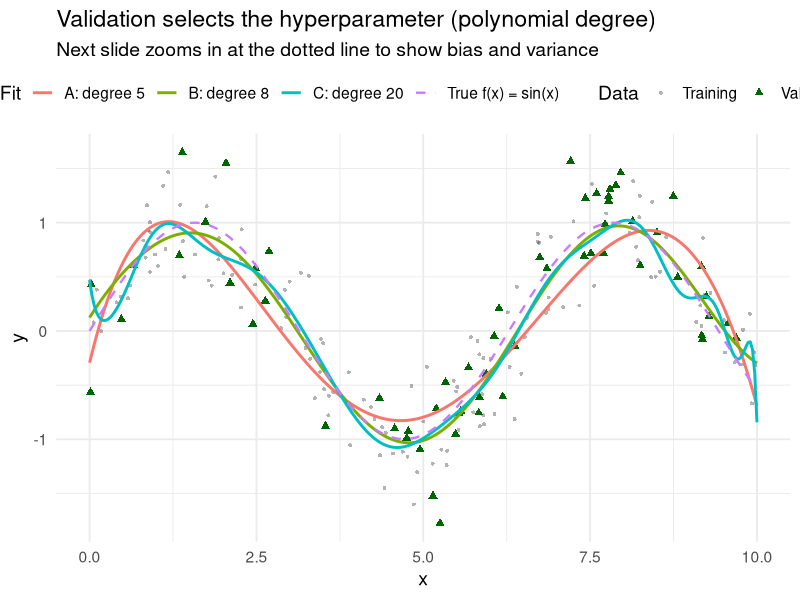
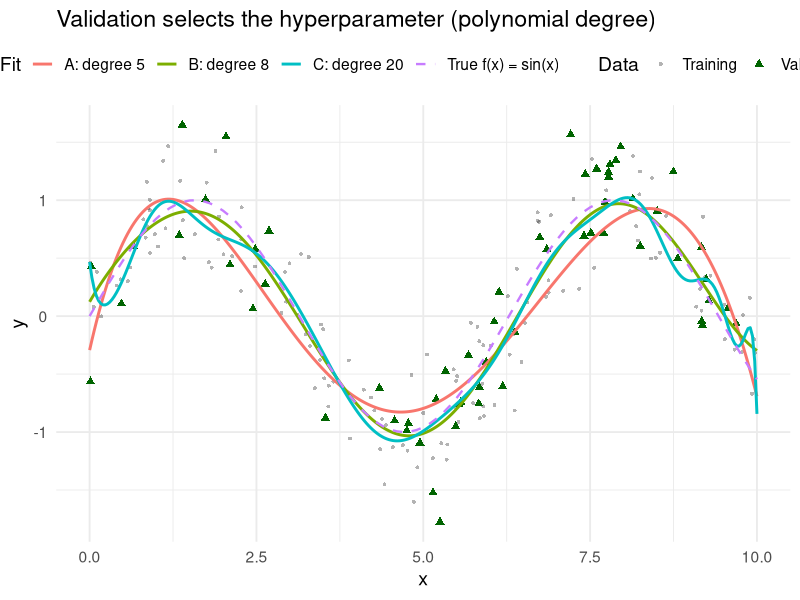
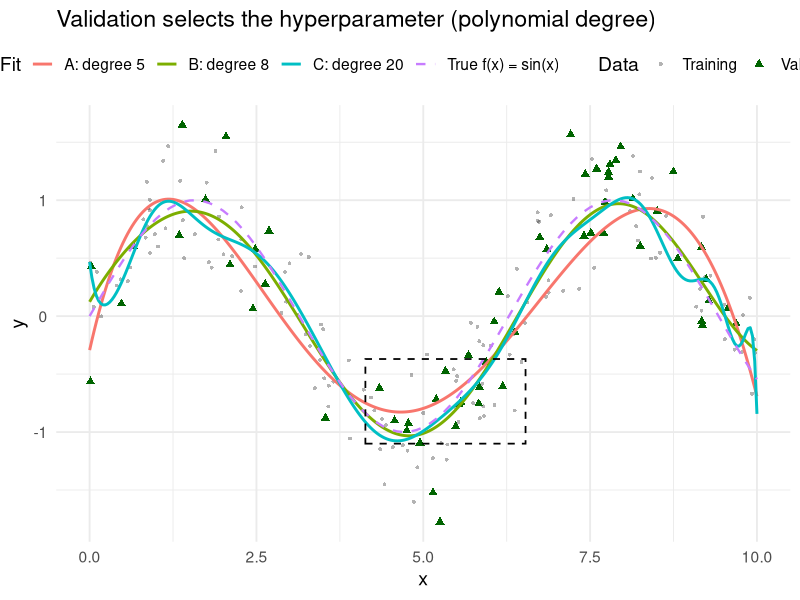
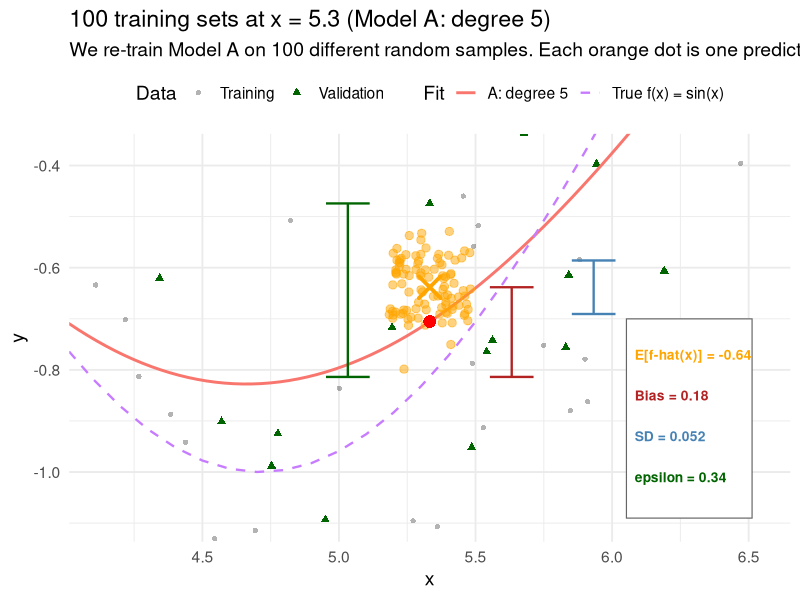
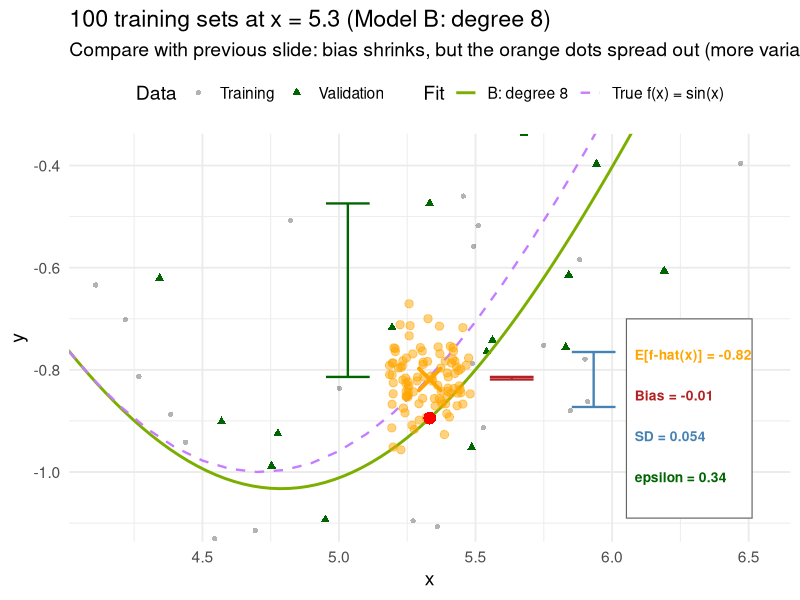
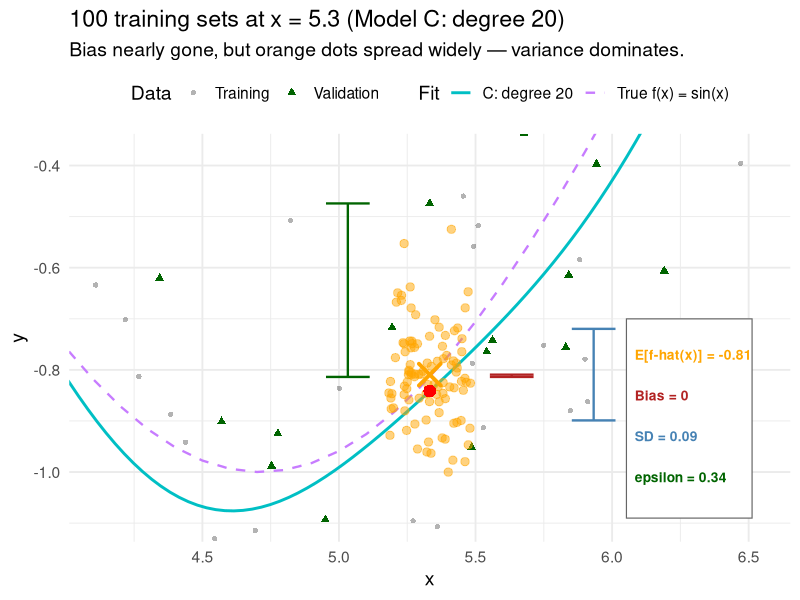
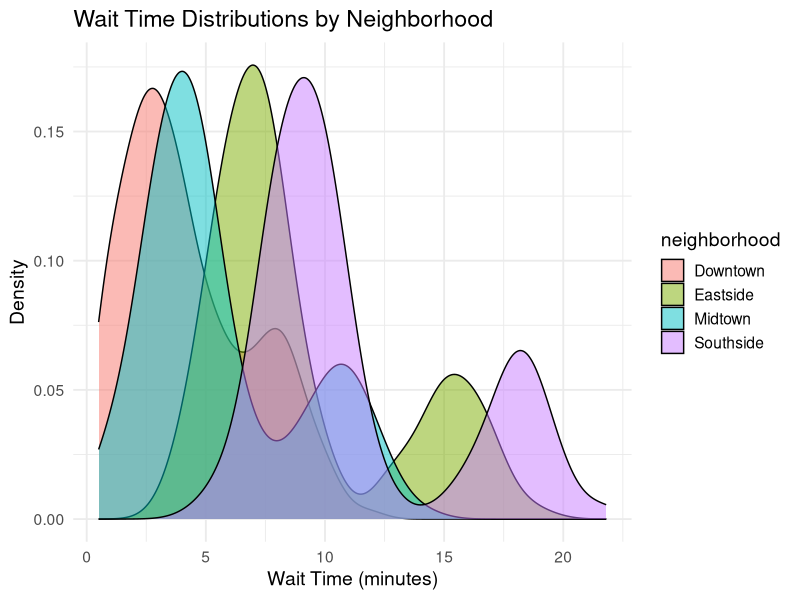
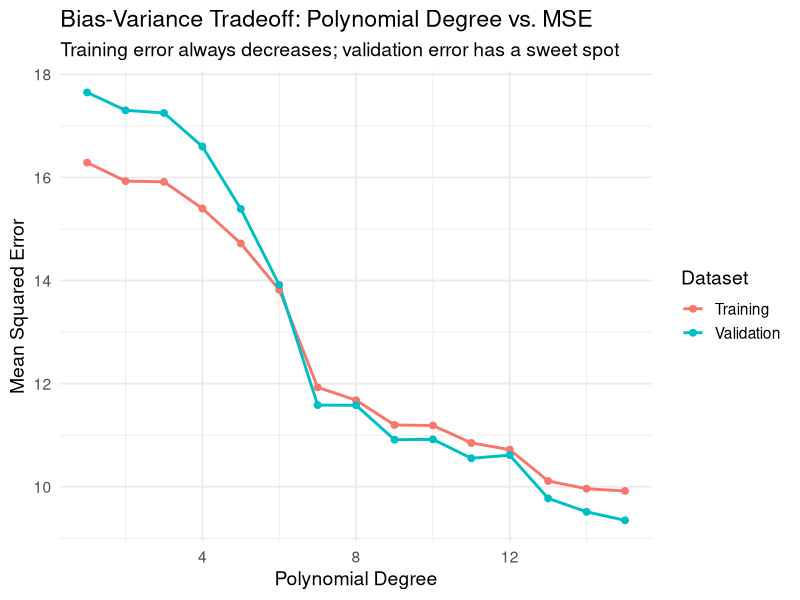

These figures' R source, in order:
## ---- chunk 1
knitr::opts_chunk$set(
  echo = TRUE, fig.align = "center",
  fig.width = 10, fig.height = 4.5, dpi = 150,
  message = FALSE, warning = FALSE
)
library(tidyverse)
theme_set(theme_minimal(base_size = 14))
## ---- chunk 2
set.seed(99)
demo <- tibble(x = runif(200, 0, 10),
               y = sin(x) + rnorm(200, 0, 0.3))
demo_train <- demo[1:140, ]
demo_val   <- demo[141:200, ]

# Model A: degree-5 polynomial (less flexible)
fit_A <- lm(y ~ poly(x, 5), data = demo_train)

# Model B: degree-8 polynomial (moderate flexibility)
fit_B <- lm(y ~ poly(x, 8), data = demo_train)

# Model C: degree-20 polynomial (very flexible)
fit_C <- lm(y ~ poly(x, 20), data = demo_train)
## ---- chunk 3
# Monte Carlo: simulate 500 training sets to estimate Bias² and Variance
# Use only interior validation points (x in [2,8]) to avoid polynomial edge effects
n_sim <- 500
interior <- which(demo_val$x >= 2 & demo_val$x <= 8)
x_val <- demo_val$x[interior]
f_true <- sin(x_val)

preds_A <- preds_B <- preds_C <- matrix(NA, nrow = n_sim, ncol = length(x_val))
for (s in 1:n_sim) {
  x_sim <- runif(140, 0, 10)
  sim <- tibble(x = x_sim, y = sin(x) + rnorm(140, 0, 0.3))
  preds_A[s, ] <- predict(lm(y ~ poly(x, 5), data = sim), demo_val[interior, ])
  preds_B[s, ] <- predict(lm(y ~ poly(x, 8), data = sim), demo_val[interior, ])
  preds_C[s, ] <- predict(lm(y ~ poly(x, 20), data = sim), demo_val[interior, ])
}

bv <- function(preds, f_true) {
  mean_pred <- colMeans(preds)
  bias2 <- mean((f_true - mean_pred)^2)
  variance <- mean(apply(preds, 2, var))
  c(bias2, variance)
}

bv_A <- bv(preds_A, f_true)
bv_B <- bv(preds_B, f_true)
bv_C <- bv(preds_C, f_true)

tibble(
  Model = c("A (degree 5)", "B (degree 8)", "C (degree 20)"),
  `# Params` = c(6, 9, 21),
  `Train MSE`  = round(c(mean((demo_train$y - predict(fit_A, demo_train))^2),
                          mean((demo_train$y - predict(fit_B, demo_train))^2),
                          mean((demo_train$y - predict(fit_C, demo_train))^2)), 4),
  `Val MSE`    = round(c(mean((demo_val$y - predict(fit_A, demo_val))^2),
                          mean((demo_val$y - predict(fit_B, demo_val))^2),
                          mean((demo_val$y - predict(fit_C, demo_val))^2)), 4)
) |> knitr::kable()
## ---- chunk 4
x_grid <- tibble(x = seq(0, 10, length.out = 300))
x_grid$pred_A <- predict(fit_A, x_grid)
x_grid$pred_B <- predict(fit_B, x_grid)
x_grid$pred_C <- predict(fit_C, x_grid)

# Annotation point: validation point i=15 (x~9.17)
i_pt <- 18
x0 <- demo_val$x[i_pt]
y0 <- demo_val$y[i_pt]
f0 <- sin(x0)
pred_A0 <- predict(fit_A, tibble(x = x0))

# Base plot (reused for zoom)
p_base <- ggplot() +
  geom_point(data = demo_train, aes(x, y, shape = "Training"), alpha = 0.3, size = 1) +
  geom_point(data = demo_val, aes(x, y, shape = "Validation"), color = "darkgreen", size = 2) +
  scale_shape_manual(values = c("Training" = 16, "Validation" = 17)) +
  geom_line(data = x_grid, aes(x, pred_A, color = "A: degree 5"), linewidth = 1) +
  geom_line(data = x_grid, aes(x, pred_B, color = "B: degree 8"), linewidth = 1) +
  geom_line(data = x_grid, aes(x, pred_C, color = "C: degree 20"), linewidth = 1) +
  stat_function(fun = sin, aes(color = "True f(x) = sin(x)"),
                linetype = "dashed", linewidth = 0.8)

p_base +
  labs(title = "Validation selects the hyperparameter (polynomial degree)",
       subtitle = "Next slide zooms in at the dotted line to show bias and variance",
       x = "x", y = "y", color = "Fit", shape = "Data") +
  theme(legend.position = "top")
## ---- chunk 5
zoom_ylim <- c(-1.1, -0.37)

p_base +
  labs(title = "Validation selects the hyperparameter (polynomial degree)",
       x = "x", y = "y", color = "Fit", shape = "Data") +
  theme(legend.position = "top")
## ---- chunk 6
p_base +
  annotate("rect", xmin = x0 - 1.2, xmax = x0 + 1.2,
           ymin = zoom_ylim[1], ymax = zoom_ylim[2],
           fill = NA, color = "black", linewidth = 0.6, linetype = "dashed") +
  labs(title = "Validation selects the hyperparameter (polynomial degree)",
       x = "x", y = "y", color = "Fit", shape = "Data") +
  theme(legend.position = "top")
## ---- chunk 7
# Simulate 100 training sets → predictions at x0 for ALL three models (same training data)
set.seed(42)
n_sim <- 100
sim_preds <- sim_preds_B <- sim_preds_C <- numeric(n_sim)
for (s in 1:n_sim) {
  x_sim <- runif(140, 0, 10)
  sim_data <- tibble(x = x_sim, y = sin(x) + rnorm(140, 0, 0.3))
  sim_preds[s]   <- predict(lm(y ~ poly(x, 5), data = sim_data), tibble(x = x0))
  sim_preds_B[s] <- predict(lm(y ~ poly(x, 8), data = sim_data), tibble(x = x0))
  sim_preds_C[s] <- predict(lm(y ~ poly(x, 20), data = sim_data), tibble(x = x0))
}
ef0 <- mean(sim_preds); sd0 <- sd(sim_preds)
ef0_B <- mean(sim_preds_B); sd0_B <- sd(sim_preds_B)
ef0_C <- mean(sim_preds_C); sd0_C <- sd(sim_preds_C)

# Shared y-limits across all three slides
shared_ylim <- c(min(f0, y0, sim_preds, sim_preds_B, sim_preds_C) - 0.1,
                 max(f0, y0, sim_preds, sim_preds_B, sim_preds_C) + 0.1)

# Jitter the 100 predictions horizontally around x0
sim_df <- tibble(x = x0 + runif(n_sim, -0.15, 0.15), y = sim_preds)

# Simpler base: only true f and Model A
# Consistent color mapping across all zoomed plots
model_colors <- scales::hue_pal()(4)
names(model_colors) <- c("A: degree 5", "B: degree 8", "C: degree 20", "True f(x) = sin(x)")

p_simple <- ggplot() +
  geom_point(data = demo_train, aes(x, y, shape = "Training"), alpha = 0.3, size = 1.5) +
  geom_point(data = demo_val, aes(x, y, shape = "Validation"), color = "darkgreen", size = 2) +
  scale_shape_manual(values = c("Training" = 16, "Validation" = 17)) +
  geom_line(data = x_grid, aes(x, pred_A, color = "A: degree 5"), linewidth = 1) +
  stat_function(fun = sin, aes(color = "True f(x) = sin(x)"),
                linetype = "dashed", linewidth = 0.8) +
  scale_color_manual(values = model_colors)

p_simple +
  # Show 100 predictions as orange dots
  geom_point(data = sim_df, aes(x = x, y = y), color = "orange", alpha = 0.5, size = 2.5) +
  # Highlight our actual training set's prediction in red (it's on the red line)
  geom_point(aes(x = x0, y = pred_A0), size = 4, color = "red", shape = 16) +
  # E[f-hat(x)] — mean of the 100 predictions
  geom_point(aes(x = x0, y = ef0), size = 6, shape = 4, color = "orange", stroke = 2) +
  coord_cartesian(xlim = c(x0 - 1.2, x0 + 1.2),
                  ylim = shared_ylim) +
  # Bias bracket: f(x) to E[f-hat(x)]
  annotate("segment", x = x0 + 0.3, xend = x0 + 0.3, y = f0, yend = ef0,
           color = "firebrick", linewidth = 0.8) +
  annotate("segment", x = x0 + 0.22, xend = x0 + 0.38, y = f0, yend = f0,
           color = "firebrick", linewidth = 0.8) +
  annotate("segment", x = x0 + 0.22, xend = x0 + 0.38, y = ef0, yend = ef0,
           color = "firebrick", linewidth = 0.8) +
  # Epsilon bracket: f(x) to y
  annotate("segment", x = x0 - 0.3, xend = x0 - 0.3, y = f0, yend = y0,
           color = "darkgreen", linewidth = 0.8) +
  annotate("segment", x = x0 - 0.38, xend = x0 - 0.22, y = f0, yend = f0,
           color = "darkgreen", linewidth = 0.8) +
  annotate("segment", x = x0 - 0.38, xend = x0 - 0.22, y = y0, yend = y0,
           color = "darkgreen", linewidth = 0.8) +
  # Variance bracket: ±1 SD around E[f-hat(x)]
  annotate("segment", x = x0 + 0.6, xend = x0 + 0.6,
           y = ef0 - sd0, yend = ef0 + sd0,
           color = "steelblue", linewidth = 0.8) +
  annotate("segment", x = x0 + 0.52, xend = x0 + 0.68,
           y = ef0 - sd0, yend = ef0 - sd0,
           color = "steelblue", linewidth = 0.8) +
  annotate("segment", x = x0 + 0.52, xend = x0 + 0.68,
           y = ef0 + sd0, yend = ef0 + sd0,
           color = "steelblue", linewidth = 0.8) +
  # Color-coded legend in bottom-right
  annotate("rect", xmin = x0 + 0.72, xmax = x0 + 1.18,
           ymin = shared_ylim[1] + 0.01, ymax = shared_ylim[1] + 0.40,
           fill = "white", color = "grey40", linewidth = 0.4) +
  annotate("text", x = x0 + 0.75, y = shared_ylim[1] + 0.33, hjust = 0,
           label = paste0("E[f-hat(x)] = ", round(ef0, 2)),
           size = 3.5, color = "orange", fontface = "bold") +
  annotate("text", x = x0 + 0.75, y = shared_ylim[1] + 0.25, hjust = 0,
           label = paste0("Bias = ", round(ef0 - f0, 2)),
           size = 3.5, color = "firebrick", fontface = "bold") +
  annotate("text", x = x0 + 0.75, y = shared_ylim[1] + 0.17, hjust = 0,
           label = paste0("SD = ", round(sd0, 3)),
           size = 3.5, color = "steelblue", fontface = "bold") +
  annotate("text", x = x0 + 0.75, y = shared_ylim[1] + 0.09, hjust = 0,
           label = paste0("epsilon = ", round(y0 - f0, 2)),
           size = 3.5, color = "darkgreen", fontface = "bold") +
  labs(title = paste0("100 training sets at x = ", round(x0, 1), " (Model A: degree 5)"),
       subtitle = "We re-train Model A on 100 different random samples. Each orange dot is one prediction at this x.",
       x = "x", y = "y", color = "Fit", shape = "Data") +
  theme(legend.position = "top")
## ---- chunk 8
# sim_preds_B, ef0_B, sd0_B already computed in the Model A chunk
pred_B0 <- predict(fit_B, tibble(x = x0))

sim_df_B <- tibble(x = x0 + runif(n_sim, -0.15, 0.15), y = sim_preds_B)

p_simple_B <- ggplot() +
  geom_point(data = demo_train, aes(x, y, shape = "Training"), alpha = 0.3, size = 1.5) +
  geom_point(data = demo_val, aes(x, y, shape = "Validation"), color = "darkgreen", size = 2) +
  scale_shape_manual(values = c("Training" = 16, "Validation" = 17)) +
  geom_line(data = x_grid, aes(x, pred_B, color = "B: degree 8"), linewidth = 1) +
  stat_function(fun = sin, aes(color = "True f(x) = sin(x)"),
                linetype = "dashed", linewidth = 0.8) +
  scale_color_manual(values = model_colors)

p_simple_B +
  geom_point(data = sim_df_B, aes(x = x, y = y), color = "orange", alpha = 0.5, size = 2.5) +
  geom_point(aes(x = x0, y = pred_B0), size = 4, color = "red", shape = 16) +
  geom_point(aes(x = x0, y = ef0_B), size = 6, shape = 4, color = "orange", stroke = 2) +
  coord_cartesian(xlim = c(x0 - 1.2, x0 + 1.2),
                  ylim = shared_ylim) +
  # Bias bracket
  annotate("segment", x = x0 + 0.3, xend = x0 + 0.3, y = f0, yend = ef0_B,
           color = "firebrick", linewidth = 0.8) +
  annotate("segment", x = x0 + 0.22, xend = x0 + 0.38, y = f0, yend = f0,
           color = "firebrick", linewidth = 0.8) +
  annotate("segment", x = x0 + 0.22, xend = x0 + 0.38, y = ef0_B, yend = ef0_B,
           color = "firebrick", linewidth = 0.8) +
  # Epsilon bracket
  annotate("segment", x = x0 - 0.3, xend = x0 - 0.3, y = f0, yend = y0,
           color = "darkgreen", linewidth = 0.8) +
  annotate("segment", x = x0 - 0.38, xend = x0 - 0.22, y = f0, yend = f0,
           color = "darkgreen", linewidth = 0.8) +
  annotate("segment", x = x0 - 0.38, xend = x0 - 0.22, y = y0, yend = y0,
           color = "darkgreen", linewidth = 0.8) +
  # Variance bracket
  annotate("segment", x = x0 + 0.6, xend = x0 + 0.6,
           y = ef0_B - sd0_B, yend = ef0_B + sd0_B,
           color = "steelblue", linewidth = 0.8) +
  annotate("segment", x = x0 + 0.52, xend = x0 + 0.68,
           y = ef0_B - sd0_B, yend = ef0_B - sd0_B,
           color = "steelblue", linewidth = 0.8) +
  annotate("segment", x = x0 + 0.52, xend = x0 + 0.68,
           y = ef0_B + sd0_B, yend = ef0_B + sd0_B,
           color = "steelblue", linewidth = 0.8) +
  # Color-coded legend in bottom-right
  annotate("rect", xmin = x0 + 0.72, xmax = x0 + 1.18,
           ymin = shared_ylim[1] + 0.01, ymax = shared_ylim[1] + 0.40,
           fill = "white", color = "grey40", linewidth = 0.4) +
  annotate("text", x = x0 + 0.75, y = shared_ylim[1] + 0.33, hjust = 0,
           label = paste0("E[f-hat(x)] = ", round(ef0_B, 2)),
           size = 3.5, color = "orange", fontface = "bold") +
  annotate("text", x = x0 + 0.75, y = shared_ylim[1] + 0.25, hjust = 0,
           label = paste0("Bias = ", round(ef0_B - f0, 2)),
           size = 3.5, color = "firebrick", fontface = "bold") +
  annotate("text", x = x0 + 0.75, y = shared_ylim[1] + 0.17, hjust = 0,
           label = paste0("SD = ", round(sd0_B, 3)),
           size = 3.5, color = "steelblue", fontface = "bold") +
  annotate("text", x = x0 + 0.75, y = shared_ylim[1] + 0.09, hjust = 0,
           label = paste0("epsilon = ", round(y0 - f0, 2)),
           size = 3.5, color = "darkgreen", fontface = "bold") +
  labs(title = paste0("100 training sets at x = ", round(x0, 1), " (Model B: degree 8)"),
       subtitle = "Compare with previous slide: bias shrinks, but the orange dots spread out (more variance).",
       x = "x", y = "y", color = "Fit", shape = "Data") +
  theme(legend.position = "top")
## ---- chunk 9
# sim_preds_C, ef0_C, sd0_C already computed in the Model A chunk
pred_C0 <- predict(fit_C, tibble(x = x0))

sim_df_C <- tibble(x = x0 + runif(n_sim, -0.15, 0.15), y = sim_preds_C)

p_simple_C <- ggplot() +
  geom_point(data = demo_train, aes(x, y, shape = "Training"), alpha = 0.3, size = 1.5) +
  geom_point(data = demo_val, aes(x, y, shape = "Validation"), color = "darkgreen", size = 2) +
  scale_shape_manual(values = c("Training" = 16, "Validation" = 17)) +
  geom_line(data = x_grid, aes(x, pred_C, color = "C: degree 20"), linewidth = 1) +
  stat_function(fun = sin, aes(color = "True f(x) = sin(x)"),
                linetype = "dashed", linewidth = 0.8) +
  scale_color_manual(values = model_colors)

p_simple_C +
  geom_point(data = sim_df_C, aes(x = x, y = y), color = "orange", alpha = 0.5, size = 2.5) +
  geom_point(aes(x = x0, y = pred_C0), size = 4, color = "red", shape = 16) +
  geom_point(aes(x = x0, y = ef0_C), size = 6, shape = 4, color = "orange", stroke = 2) +
  coord_cartesian(xlim = c(x0 - 1.2, x0 + 1.2),
                  ylim = shared_ylim) +
  # Bias bracket
  annotate("segment", x = x0 + 0.3, xend = x0 + 0.3, y = f0, yend = ef0_C,
           color = "firebrick", linewidth = 0.8) +
  annotate("segment", x = x0 + 0.22, xend = x0 + 0.38, y = f0, yend = f0,
           color = "firebrick", linewidth = 0.8) +
  annotate("segment", x = x0 + 0.22, xend = x0 + 0.38, y = ef0_C, yend = ef0_C,
           color = "firebrick", linewidth = 0.8) +
  # Epsilon bracket
  annotate("segment", x = x0 - 0.3, xend = x0 - 0.3, y = f0, yend = y0,
           color = "darkgreen", linewidth = 0.8) +
  annotate("segment", x = x0 - 0.38, xend = x0 - 0.22, y = f0, yend = f0,
           color = "darkgreen", linewidth = 0.8) +
  annotate("segment", x = x0 - 0.38, xend = x0 - 0.22, y = y0, yend = y0,
           color = "darkgreen", linewidth = 0.8) +
  # Variance bracket
  annotate("segment", x = x0 + 0.6, xend = x0 + 0.6,
           y = ef0_C - sd0_C, yend = ef0_C + sd0_C,
           color = "steelblue", linewidth = 0.8) +
  annotate("segment", x = x0 + 0.52, xend = x0 + 0.68,
           y = ef0_C - sd0_C, yend = ef0_C - sd0_C,
           color = "steelblue", linewidth = 0.8) +
  annotate("segment", x = x0 + 0.52, xend = x0 + 0.68,
           y = ef0_C + sd0_C, yend = ef0_C + sd0_C,
           color = "steelblue", linewidth = 0.8) +
  # Color-coded legend in bottom-right
  annotate("rect", xmin = x0 + 0.72, xmax = x0 + 1.18,
           ymin = shared_ylim[1] + 0.01, ymax = shared_ylim[1] + 0.40,
           fill = "white", color = "grey40", linewidth = 0.4) +
  annotate("text", x = x0 + 0.75, y = shared_ylim[1] + 0.33, hjust = 0,
           label = paste0("E[f-hat(x)] = ", round(ef0_C, 2)),
           size = 3.5, color = "orange", fontface = "bold") +
  annotate("text", x = x0 + 0.75, y = shared_ylim[1] + 0.25, hjust = 0,
           label = paste0("Bias = ", round(ef0_C - f0, 2)),
           size = 3.5, color = "firebrick", fontface = "bold") +
  annotate("text", x = x0 + 0.75, y = shared_ylim[1] + 0.17, hjust = 0,
           label = paste0("SD = ", round(sd0_C, 3)),
           size = 3.5, color = "steelblue", fontface = "bold") +
  annotate("text", x = x0 + 0.75, y = shared_ylim[1] + 0.09, hjust = 0,
           label = paste0("epsilon = ", round(y0 - f0, 2)),
           size = 3.5, color = "darkgreen", fontface = "bold") +
  labs(title = paste0("100 training sets at x = ", round(x0, 1), " (Model C: degree 20)"),
       subtitle = "Bias nearly gone, but orange dots spread widely — variance dominates.",
       x = "x", y = "y", color = "Fit", shape = "Data") +
  theme(legend.position = "top")
## ---- chunk 10
# Reuse the Monte Carlo results from the validation-results chunk
sigma2 <- 0.09  # we set noise = rnorm(n, 0, 0.3), so σ² = 0.3²

# Compute average MSE across all 500 simulated training sets (on interior points)
n_mc <- nrow(preds_A)
avg_mse_A <- mean(rowMeans((preds_A - matrix(f_true, n_mc, length(f_true), byrow = TRUE))^2))
avg_mse_B <- mean(rowMeans((preds_B - matrix(f_true, n_mc, length(f_true), byrow = TRUE))^2))
avg_mse_C <- mean(rowMeans((preds_C - matrix(f_true, n_mc, length(f_true), byrow = TRUE))^2))

tibble(
  Model = c("A (degree 5)", "B (degree 8)", "C (degree 20)"),
  `Bias²` = round(c(bv_A[1], bv_B[1], bv_C[1]), 4),
  Variance = round(c(bv_A[2], bv_B[2], bv_C[2]), 4),
  `σ²` = sigma2,
  `Bias²+Var+σ²` = round(c(bv_A[1]+bv_A[2], bv_B[1]+bv_B[2], bv_C[1]+bv_C[2]) + sigma2, 4),
  `Avg MSE (500 sims)` = round(c(avg_mse_A, avg_mse_B, avg_mse_C) + sigma2, 4),
  `Val MSE (1 sample)` = round(c(mean((demo_val$y[interior] - predict(fit_A, demo_val[interior,]))^2),
                       mean((demo_val$y[interior] - predict(fit_B, demo_val[interior,]))^2),
                       mean((demo_val$y[interior] - predict(fit_C, demo_val[interior,]))^2)), 4),
  `Train MSE` = round(c(mean((demo_train$y - predict(fit_A, demo_train))^2),
                         mean((demo_train$y - predict(fit_B, demo_train))^2),
                         mean((demo_train$y - predict(fit_C, demo_train))^2)), 4)
) |> knitr::kable()
## ---- chunk 11
set.seed(42)
n <- 2000

neighborhoods <- tibble(
  neighborhood  = c("Downtown", "Midtown", "Eastside", "Southside"),
  base_wait     = c(3, 4, 7, 9),
  driver_supply = c(50, 35, 15, 10),
  pct_minority  = c(0.20, 0.35, 0.70, 0.85),
  median_income = c(95000, 72000, 38000, 29000)
)

rides <- tibble(
  ride_id = 1:n,
  neighborhood = sample(
    neighborhoods$neighborhood, n, replace = TRUE,
    prob = c(0.35, 0.30, 0.20, 0.15)
  )
) |>
  left_join(neighborhoods, by = "neighborhood") |>
  mutate(
    hour = sample(0:23, n, replace = TRUE),
    is_peak = as.integer(hour %in% c(7, 8, 9, 17, 18, 19)),
    peak_penalty = is_peak * (10 - driver_supply / 10),
    wait_time = pmax(base_wait + peak_penalty + rnorm(n, 0, 1.5), 0.5)
  )
## ---- chunk 12
ggplot(rides, aes(x = wait_time, fill = neighborhood)) +
  geom_density(alpha = 0.5) +
  labs(
    title = "Wait Time Distributions by Neighborhood",
    x = "Wait Time (minutes)", y = "Density"
  )
## ---- chunk 13
rides |>
  group_by(neighborhood) |>
  summarise(
    n_rides = n(), avg_wait = round(mean(wait_time), 1),
    pct_minority = first(pct_minority),
    median_income = scales::dollar(first(median_income)),
    .groups = "drop"
  ) |>
  arrange(avg_wait) |>
  knitr::kable()
## ---- chunk 14
set.seed(123)
train_idx <- sample(1:n, 0.6 * n)
val_idx   <- sample(setdiff(1:n, train_idx), 0.2 * n)
test_idx  <- setdiff(1:n, c(train_idx, val_idx))

train <- rides[train_idx, ]
val   <- rides[val_idx, ]
test  <- rides[test_idx, ]
## ---- chunk 15
degrees <- 1:15
results <- map_dfr(degrees, function(d) {
  fit <- lm(wait_time ~ poly(hour, d), data = train)
  tibble(
    degree    = d,
    train_mse = mean((train$wait_time - predict(fit, train))^2),
    val_mse   = mean((val$wait_time - predict(fit, val))^2)
  )
})
## ---- chunk 16
results |>
  pivot_longer(c(train_mse, val_mse), names_to = "set", values_to = "mse") |>
  mutate(set = ifelse(set == "train_mse", "Training", "Validation")) |>
  ggplot(aes(x = degree, y = mse, color = set)) +
  geom_line(linewidth = 1) + geom_point(size = 2) +
  labs(
    title = "Bias-Variance Tradeoff: Polynomial Degree vs. MSE",
    subtitle = "Training error always decreases; validation error has a sweet spot",
    x = "Polynomial Degree", y = "Mean Squared Error", color = "Dataset"
  )
## ---- chunk 17
best_degree <- results$degree[which.min(results$val_mse)]
best_fit <- lm(wait_time ~ poly(hour, best_degree), data = train)

test |>
  mutate(predicted = predict(best_fit, test)) |>
  group_by(neighborhood) |>
  summarise(
    n = n(), avg_actual = round(mean(wait_time), 1),
    avg_predicted = round(mean(predicted), 1),
    mse = round(mean((wait_time - predicted)^2), 1),
    pct_minority = first(pct_minority), .groups = "drop"
  ) |>
  arrange(pct_minority) |>
  knitr::kable()
## ---- chunk 18
test |>
  mutate(predicted = predict(best_fit, test)) |>
  group_by(neighborhood) |>
  summarise(
    mse = mean((wait_time - predicted)^2),
    pct_minority = first(pct_minority), .groups = "drop"
  ) |>
  ggplot(aes(x = reorder(neighborhood, pct_minority), y = mse, fill = pct_minority)) +
  geom_col() +
  scale_fill_gradient(low = "steelblue", high = "firebrick", labels = scales::percent) +
  labs(
    title = "Model Error is NOT Equal Across Neighborhoods",
    subtitle = "Same model, same overall MSE — but error concentrates in minority areas",
    x = "Neighborhood (ordered by % minority)", y = "MSE", fill = "% Minority"
  )
## ---- chunk 19
better_fit <- lm(wait_time ~ poly(hour, best_degree) + neighborhood, data = train)

test |>
  mutate(pred_v1 = predict(best_fit, test),
         pred_v2 = predict(better_fit, test)) |>
  group_by(neighborhood) |>
  summarise(
    avg_actual = round(mean(wait_time), 1),
    avg_pred_v1 = round(mean(pred_v1), 1),
    avg_pred_v2 = round(mean(pred_v2), 1),
    mse_v1 = round(mean((wait_time - pred_v1)^2), 1),
    mse_v2 = round(mean((wait_time - pred_v2)^2), 1),
    pct_minority = first(pct_minority), .groups = "drop"
  ) |>
  arrange(pct_minority) |>
  knitr::kable()
